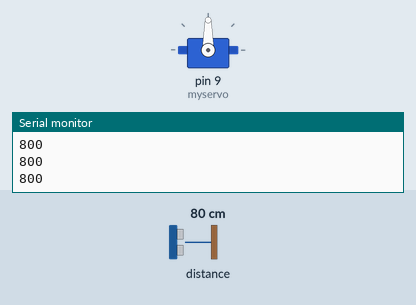
Simulated run of this sketch. Board: Arduino Uno, built with avr-gcc and run on an emulated ATmega328P. Shown: servo, the last lines printed to the serial monitor. Inputs (shaded band) come from the test bench; at power-on: distance to the obstacle 80 cm.

Above: at 1.2 s.
1.3 s: distance to the obstacle set to 7 cm
4.3 s: distance to the obstacle set to 4 cm
At 5.4 s:
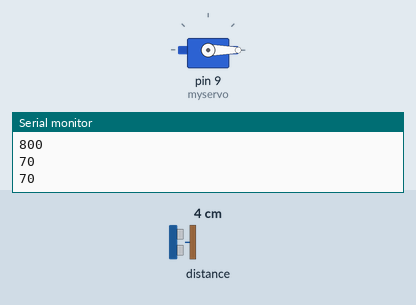
Timing chart, 0 to 7.3 s (numbered marks = the images above; inputs shaded):
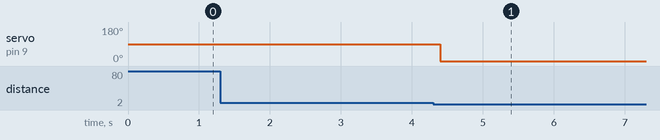

The sketch:

Distance.ino
```cpp
#include <Wire.h>
#include <VL53L0X.h>
#include <Servo.h>
Servo myservo;
VL53L0X sensor;

void setup()
{
  Serial.begin(9600);
  Wire.begin();
myservo.attach(9);
  sensor.setTimeout(500);
  if (!sensor.init())
  {
    Serial.println("Failed to detect and initialize sensor!");
    while (1) {}
  }
  sensor.startContinuous();
}

void loop()
{
  Serial.println(sensor.readRangeContinuousMillimeters());
   delay(300);
  if(sensor.readRangeContinuousMillimeters()<100){
  delay(2200);
  for(int j=0;j<=5;j=j+1){
    Serial.println(sensor.readRangeContinuousMillimeters());
    delay(300);
    if(sensor.readRangeContinuousMillimeters()<57){

    myservo.write(0);
    delay(10000);
    myservo.write(90);
    delay(1000);
    }
  }
  delay(1000);

}
}
```

Measured:
- the behaviour switches between 6 and 5 cm on distance to the obstacle (found by bisection; images 0 and 1)
- after the input at 4.3 s, servo on pin 9 (myservo): 90° → 0° after 0.10 s
